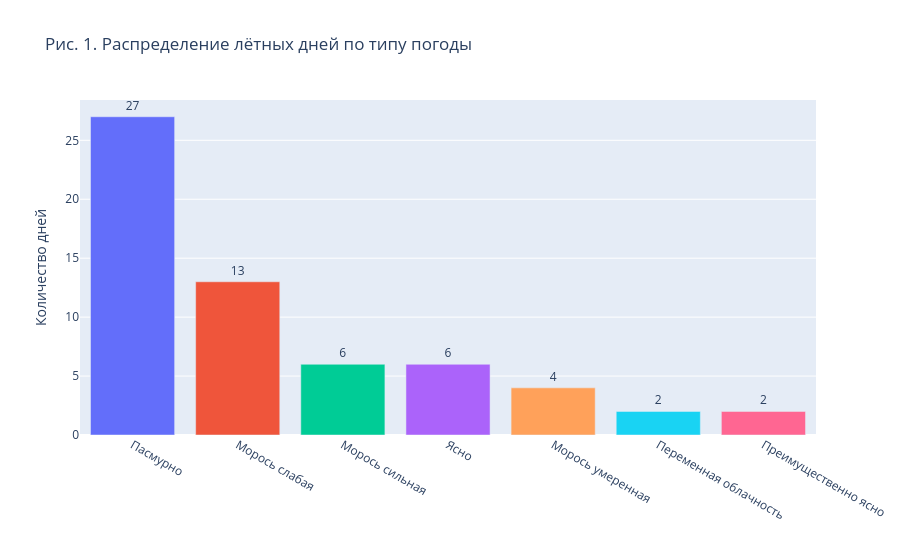

Here is the notebook cell this chart was saved with:
### Markdown cell above
### Обзор выборки и условий эксперимента

Перед анализом ошибки наведения необходимо убедиться, что выборка лётных дней охватывает достаточно разнообразные метеорологические условия и не содержит систематического смещения по какому-либо фактору. Ниже приведено распределение дней по типу погоды и гистограммы ключевых метеопараметров.

### Code cell
weather_counts = weather["weather_code_text"].value_counts().reset_index()
weather_counts.columns = ["Погода", "Дней"]

fig = px.bar(
    weather_counts, x="Погода", y="Дней",
    color="Погода", text="Дней",
    title="Рис. 1. Распределение лётных дней по типу погоды",
)
fig.update_layout(showlegend=False, xaxis_title="", yaxis_title="Количество дней")
fig.update_traces(textposition="outside")
ALL_FIGS.append(("fig_01_weather_types", fig))
fig.show()

### Figure 1 — Plotly figure (JSON) as saved in the notebook; plotly's stock layout.template omitted (floating-point values rounded to 4 significant figures)
{"data": [{"hovertemplate": "Погода=%{x}<br>Дней=%{text}<extra></extra>", "legendgroup": "Пасмурно", "marker": {"color": "#636efa", "pattern": {"shape": ""}}, "name": "Пасмурно", "orientation": "v", "showlegend": true, "text": [27.0], "textposition": "outside", "type": "bar", "x": ["Пасмурно"], "xaxis": "x", "y": [27], "yaxis": "y"}, {"hovertemplate": "Погода=%{x}<br>Дней=%{text}<extra></extra>", "legendgroup": "Морось слабая", "marker": {"color": "#EF553B", "pattern": {"shape": ""}}, "name": "Морось слабая", "orientation": "v", "showlegend": true, "text": [13.0], "textposition": "outside", "type": "bar", "x": ["Морось слабая"], "xaxis": "x", "y": [13], "yaxis": "y"}, {"hovertemplate": "Погода=%{x}<br>Дней=%{text}<extra></extra>", "legendgroup": "Морось сильная", "marker": {"color": "#00cc96", "pattern": {"shape": ""}}, "name": "Морось сильная", "orientation": "v", "showlegend": true, "text": [6.0], "textposition": "outside", "type": "bar", "x": ["Морось сильная"], "xaxis": "x", "y": [6], "yaxis": "y"}, {"hovertemplate": "Погода=%{x}<br>Дней=%{text}<extra></extra>", "legendgroup": "Ясно", "marker": {"color": "#ab63fa", "pattern": {"shape": ""}}, "name": "Ясно", "orientation": "v", "showlegend": true, "text": [6.0], "textposition": "outside", "type": "bar", "x": ["Ясно"], "xaxis": "x", "y": [6], "yaxis": "y"}, {"hovertemplate": "Погода=%{x}<br>Дней=%{text}<extra></extra>", "legendgroup": "Морось умеренная", "marker": {"color": "#FFA15A", "pattern": {"shape": ""}}, "name": "Морось умеренная", "orientation": "v", "showlegend": true, "text": [4.0], "textposition": "outside", "type": "bar", "x": ["Морось умеренная"], "xaxis": "x", "y": [4], "yaxis": "y"}, {"hovertemplate": "Погода=%{x}<br>Дней=%{text}<extra></extra>", "legendgroup": "Переменная облачность", "marker": {"color": "#19d3f3", "pattern": {"shape": ""}}, "name": "Переменная облачность", "orientation": "v", "showlegend": true, "text": [2.0], "textposition": "outside", "type": "bar", "x": ["Переменная облачность"], "xaxis": "x", "y": [2], "yaxis": "y"}, {"hovertemplate": "Погода=%{x}<br>Дней=%{text}<extra></extra>", "legendgroup": "Преимущественно ясно", "marker": {"color": "#FF6692", "pattern": {"shape": ""}}, "name": "Преимущественно ясно", "orientation": "v", "showlegend": true, "text": [2.0], "textposition": "outside", "type": "bar", "x": ["Преимущественно ясно"], "xaxis": "x", "y": [2], "yaxis": "y"}], "layout": {"barmode": "relative", "legend": {"title": {"text": "Погода"}, "tracegroupgap": 0}, "showlegend": false, "title": {"text": "Рис. 1. Распределение лётных дней по типу погоды"}, "xaxis": {"anchor": "y", "categoryarray": ["Пасмурно", "Морось слабая", "Морось сильная", "Ясно", "Морось умеренная", "Переменная облачность", "Преимущественно ясно"], "categoryorder": "array", "domain": [0, 1], "title": {"text": ""}}, "yaxis": {"anchor": "x", "domain": [0, 1], "title": {"text": "Количество дней"}}}}
